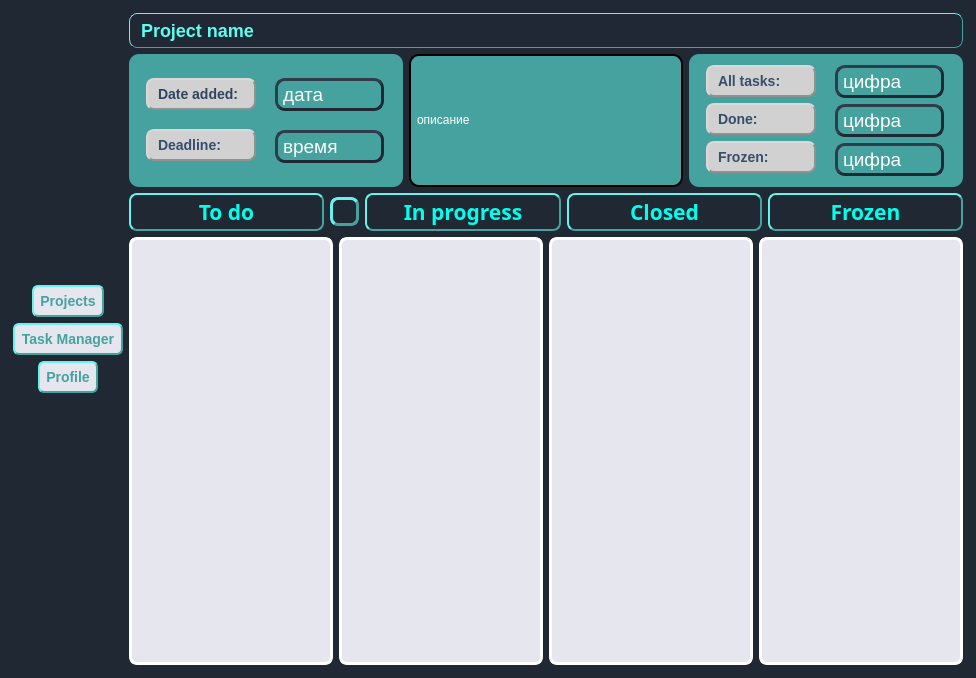
<?xml version="1.0" encoding="UTF-8"?>
<ui version="4.0">
 <class>Frame</class>
 <widget class="QFrame" name="Frame">
  <property name="enabled">
   <bool>true</bool>
  </property>
  <property name="geometry">
   <rect>
    <x>0</x>
    <y>0</y>
    <width>976</width>
    <height>678</height>
   </rect>
  </property>
  <property name="sizePolicy">
   <sizepolicy hsizetype="Expanding" vsizetype="Expanding">
    <horstretch>0</horstretch>
    <verstretch>0</verstretch>
   </sizepolicy>
  </property>
  <property name="font">
   <font>
    <family>.SF Soft Numeric</family>
    <pointsize>19</pointsize>
    <weight>75</weight>
    <italic>false</italic>
    <bold>true</bold>
   </font>
  </property>
  <property name="mouseTracking">
   <bool>false</bool>
  </property>
  <property name="windowTitle">
   <string>Frame</string>
  </property>
  <property name="autoFillBackground">
   <bool>false</bool>
  </property>
  <property name="styleSheet">
   <string notr="true">QFrame{
    border: 2px;
    border-radius: 4px;
    padding: 2px;
    background-color: #1F2833;
}</string>
  </property>
  <property name="frameShape">
   <enum>QFrame::StyledPanel</enum>
  </property>
  <property name="frameShadow">
   <enum>QFrame::Raised</enum>
  </property>
  <layout class="QHBoxLayout" name="horizontalLayout_5">
   <item>
    <layout class="QVBoxLayout" name="verticalLayout_6">
     <property name="sizeConstraint">
      <enum>QLayout::SetNoConstraint</enum>
     </property>
     <item>
      <spacer name="verticalSpacer">
       <property name="orientation">
        <enum>Qt::Vertical</enum>
       </property>
       <property name="sizeHint" stdset="0">
        <size>
         <width>20</width>
         <height>40</height>
        </size>
       </property>
      </spacer>
     </item>
     <item alignment="Qt::AlignHCenter">
      <widget class="QPushButton" name="projectsBtn">
       <property name="enabled">
        <bool>true</bool>
       </property>
       <property name="sizePolicy">
        <sizepolicy hsizetype="Fixed" vsizetype="Fixed">
         <horstretch>0</horstretch>
         <verstretch>0</verstretch>
        </sizepolicy>
       </property>
       <property name="font">
        <font>
         <pointsize>-1</pointsize>
         <weight>75</weight>
         <italic>false</italic>
         <bold>true</bold>
        </font>
       </property>
       <property name="autoFillBackground">
        <bool>false</bool>
       </property>
       <property name="styleSheet">
        <string notr="true">QPushButton {
    background-color: rgb(230, 230, 238);
    border-style: outset;
    border-width: 2px;
    border-radius: 6px;
    border-color: #45A29E;
    font: bold 14px;
    min-width: 6em;
    padding: 6px;
    color: #45A29E;
}</string>
       </property>
       <property name="text">
        <string>Projects</string>
       </property>
       <property name="autoDefault">
        <bool>false</bool>
       </property>
       <property name="flat">
        <bool>false</bool>
       </property>
      </widget>
     </item>
     <item alignment="Qt::AlignHCenter">
      <widget class="QPushButton" name="taskManagerBtn">
       <property name="enabled">
        <bool>true</bool>
       </property>
       <property name="sizePolicy">
        <sizepolicy hsizetype="Fixed" vsizetype="Fixed">
         <horstretch>0</horstretch>
         <verstretch>0</verstretch>
        </sizepolicy>
       </property>
       <property name="font">
        <font>
         <pointsize>-1</pointsize>
         <weight>75</weight>
         <italic>false</italic>
         <bold>true</bold>
        </font>
       </property>
       <property name="styleSheet">
        <string notr="true">QPushButton {
    background-color: rgb(230, 230, 238);
    border-style: outset;
    border-width: 2px;
    border-radius: 6px;
    border-color: #45A29E;
    font: bold 14px;
    min-width: 6em;
    padding: 6px;
    color: #45A29E;
}</string>
       </property>
       <property name="text">
        <string>Task Manager</string>
       </property>
       <property name="checkable">
        <bool>false</bool>
       </property>
       <property name="autoRepeat">
        <bool>false</bool>
       </property>
       <property name="autoDefault">
        <bool>false</bool>
       </property>
       <property name="default">
        <bool>false</bool>
       </property>
       <property name="flat">
        <bool>false</bool>
       </property>
      </widget>
     </item>
     <item alignment="Qt::AlignHCenter">
      <widget class="QPushButton" name="profileBtn">
       <property name="enabled">
        <bool>true</bool>
       </property>
       <property name="sizePolicy">
        <sizepolicy hsizetype="Fixed" vsizetype="Fixed">
         <horstretch>0</horstretch>
         <verstretch>0</verstretch>
        </sizepolicy>
       </property>
       <property name="font">
        <font>
         <pointsize>-1</pointsize>
         <weight>75</weight>
         <italic>false</italic>
         <bold>true</bold>
        </font>
       </property>
       <property name="styleSheet">
        <string notr="true">QPushButton {
    background-color: rgb(230, 230, 238);
    border-style: outset;
    border-width: 2px;
    border-radius: 6px;
    border-color: #45A29E;
    font: bold 14px;
    min-width: 6em;
    padding: 6px;
    color: #45A29E;
}</string>
       </property>
       <property name="text">
        <string>Profile</string>
       </property>
       <property name="flat">
        <bool>false</bool>
       </property>
      </widget>
     </item>
     <item>
      <spacer name="verticalSpacer_2">
       <property name="orientation">
        <enum>Qt::Vertical</enum>
       </property>
       <property name="sizeHint" stdset="0">
        <size>
         <width>20</width>
         <height>40</height>
        </size>
       </property>
      </spacer>
     </item>
    </layout>
   </item>
   <item>
    <layout class="QVBoxLayout" name="verticalLayout_5">
     <property name="sizeConstraint">
      <enum>QLayout::SetNoConstraint</enum>
     </property>
     <item>
      <widget class="QLabel" name="project_name_title">
       <property name="sizePolicy">
        <sizepolicy hsizetype="Expanding" vsizetype="Fixed">
         <horstretch>0</horstretch>
         <verstretch>0</verstretch>
        </sizepolicy>
       </property>
       <property name="font">
        <font>
         <pointsize>-1</pointsize>
         <weight>75</weight>
         <italic>false</italic>
         <bold>true</bold>
        </font>
       </property>
       <property name="mouseTracking">
        <bool>true</bool>
       </property>
       <property name="autoFillBackground">
        <bool>false</bool>
       </property>
       <property name="styleSheet">
        <string notr="true">QLabel {
    background-color: #1F2834;
    border-style: outset;
    border-width: 1px;
    border-radius: 8px;
    border-color: #45A29E;
    font: bold 18px;
    min-width: 6em;
    padding: 6px;
  color: white;
}</string>
       </property>
       <property name="frameShape">
        <enum>QFrame::NoFrame</enum>
       </property>
       <property name="text">
        <string>&lt;html&gt;&lt;head/&gt;&lt;body&gt;&lt;p&gt;&lt;span style=&quot; color:#5affef;&quot;&gt;Project name&lt;/span&gt;&lt;/p&gt;&lt;/body&gt;&lt;/html&gt;</string>
       </property>
       <property name="textFormat">
        <enum>Qt::AutoText</enum>
       </property>
       <property name="scaledContents">
        <bool>false</bool>
       </property>
       <property name="wordWrap">
        <bool>false</bool>
       </property>
      </widget>
     </item>
     <item>
      <layout class="QGridLayout" name="gridLayout">
       <property name="sizeConstraint">
        <enum>QLayout::SetNoConstraint</enum>
       </property>
       <item row="0" column="2">
        <widget class="QFrame" name="tasks_info">
         <property name="styleSheet">
          <string notr="true">QFrame{
    border: 2px #6F6F6F;
    border-radius: 10px;
    padding: 2px;
    background-color: #45A29E;
}</string>
         </property>
         <layout class="QHBoxLayout" name="horizontalLayout_2">
          <property name="sizeConstraint">
           <enum>QLayout::SetNoConstraint</enum>
          </property>
          <item>
           <layout class="QVBoxLayout" name="verticalLayout_3">
            <property name="sizeConstraint">
             <enum>QLayout::SetNoConstraint</enum>
            </property>
            <property name="leftMargin">
             <number>6</number>
            </property>
            <property name="rightMargin">
             <number>7</number>
            </property>
            <item>
             <widget class="QLabel" name="label_8">
              <property name="sizePolicy">
               <sizepolicy hsizetype="Expanding" vsizetype="Fixed">
                <horstretch>0</horstretch>
                <verstretch>0</verstretch>
               </sizepolicy>
              </property>
              <property name="font">
               <font>
                <pointsize>-1</pointsize>
                <weight>75</weight>
                <italic>false</italic>
                <bold>true</bold>
               </font>
              </property>
              <property name="styleSheet">
               <string notr="true">QLabel {
    background-color: #D1D1D1;
    border-style: outset;
    border-width: 2px;
    border-radius: 8px;
    border-color: #919191;
    font: bold 14px;
    min-width: 6em;
    padding: 6px;
    color: black;
}</string>
              </property>
              <property name="text">
               <string>&lt;html&gt;&lt;head/&gt;&lt;body&gt;&lt;p&gt;&lt;span style=&quot; color:#364d6e;&quot;&gt;All tasks:&lt;/span&gt;&lt;/p&gt;&lt;/body&gt;&lt;/html&gt;</string>
              </property>
             </widget>
            </item>
            <item>
             <widget class="QLabel" name="label_9">
              <property name="sizePolicy">
               <sizepolicy hsizetype="Expanding" vsizetype="Fixed">
                <horstretch>0</horstretch>
                <verstretch>0</verstretch>
               </sizepolicy>
              </property>
              <property name="font">
               <font>
                <pointsize>-1</pointsize>
                <weight>75</weight>
                <italic>false</italic>
                <bold>true</bold>
               </font>
              </property>
              <property name="styleSheet">
               <string notr="true">QLabel {
    background-color: #D1D1D1;
    border-style: outset;
    border-width: 2px;
    border-radius: 8px;
    border-color: #919191;
    font: bold 14px;
    min-width: 6em;
    padding: 6px;
    color: black;
}</string>
              </property>
              <property name="text">
               <string>&lt;html&gt;&lt;head/&gt;&lt;body&gt;&lt;p&gt;&lt;span style=&quot; color:#354c6c;&quot;&gt;Done:&lt;/span&gt;&lt;/p&gt;&lt;/body&gt;&lt;/html&gt;</string>
              </property>
             </widget>
            </item>
            <item>
             <widget class="QLabel" name="label_10">
              <property name="sizePolicy">
               <sizepolicy hsizetype="Expanding" vsizetype="Fixed">
                <horstretch>0</horstretch>
                <verstretch>0</verstretch>
               </sizepolicy>
              </property>
              <property name="font">
               <font>
                <pointsize>-1</pointsize>
                <weight>75</weight>
                <italic>false</italic>
                <bold>true</bold>
               </font>
              </property>
              <property name="styleSheet">
               <string notr="true">QLabel {
    background-color: #D1D1D1;
    border-style: outset;
    border-width: 2px;
    border-radius: 8px;
    border-color: #919191;
    font: bold 14px;
    min-width: 6em;
    padding: 6px;
    color: black;
}</string>
              </property>
              <property name="text">
               <string>&lt;html&gt;&lt;head/&gt;&lt;body&gt;&lt;p&gt;&lt;span style=&quot; color:#394d6d;&quot;&gt;Frozen:&lt;/span&gt;&lt;/p&gt;&lt;/body&gt;&lt;/html&gt;</string>
              </property>
             </widget>
            </item>
           </layout>
          </item>
          <item>
           <layout class="QVBoxLayout" name="verticalLayout_4">
            <property name="sizeConstraint">
             <enum>QLayout::SetNoConstraint</enum>
            </property>
            <property name="leftMargin">
             <number>6</number>
            </property>
            <property name="topMargin">
             <number>0</number>
            </property>
            <property name="rightMargin">
             <number>8</number>
            </property>
            <item>
             <widget class="QLabel" name="all_tasks_numb">
              <property name="sizePolicy">
               <sizepolicy hsizetype="Expanding" vsizetype="Fixed">
                <horstretch>0</horstretch>
                <verstretch>0</verstretch>
               </sizepolicy>
              </property>
              <property name="styleSheet">
               <string notr="true">QLabel{
    padding: 2px;
    background-color: #45A29E;
    border-style: outset;
    border-width: 3px;
    border-radius: 10px;
    border-color: #1F2833;
}</string>
              </property>
              <property name="text">
               <string>&lt;html&gt;&lt;head/&gt;&lt;body&gt;&lt;p&gt;&lt;span style=&quot; font-size:14pt; color:#ffffff;&quot;&gt;цифра&lt;/span&gt;&lt;/p&gt;&lt;/body&gt;&lt;/html&gt;</string>
              </property>
             </widget>
            </item>
            <item>
             <widget class="QLabel" name="done_tasks_numb">
              <property name="sizePolicy">
               <sizepolicy hsizetype="Expanding" vsizetype="Fixed">
                <horstretch>0</horstretch>
                <verstretch>0</verstretch>
               </sizepolicy>
              </property>
              <property name="styleSheet">
               <string notr="true">QLabel{
    padding: 2px;
    background-color: #45A29E;
    border-style: outset;
    border-width: 3px;
    border-radius: 10px;
    border-color: #1F2833;
}</string>
              </property>
              <property name="text">
               <string>&lt;html&gt;&lt;head/&gt;&lt;body&gt;&lt;p&gt;&lt;span style=&quot; font-size:14pt; color:#ffffff;&quot;&gt;цифра&lt;/span&gt;&lt;/p&gt;&lt;/body&gt;&lt;/html&gt;</string>
              </property>
             </widget>
            </item>
            <item>
             <widget class="QLabel" name="frozen_tasks_numb">
              <property name="sizePolicy">
               <sizepolicy hsizetype="Expanding" vsizetype="Fixed">
                <horstretch>0</horstretch>
                <verstretch>0</verstretch>
               </sizepolicy>
              </property>
              <property name="styleSheet">
               <string notr="true">QLabel{
    padding: 2px;
    background-color: #45A29E;
    border-style: outset;
    border-width: 3px;
    border-radius: 10px;
    border-color: #1F2833;
}</string>
              </property>
              <property name="text">
               <string>&lt;html&gt;&lt;head/&gt;&lt;body&gt;&lt;p&gt;&lt;span style=&quot; font-size:14pt; color:#ffffff;&quot;&gt;цифра&lt;/span&gt;&lt;/p&gt;&lt;/body&gt;&lt;/html&gt;</string>
              </property>
             </widget>
            </item>
           </layout>
          </item>
         </layout>
        </widget>
       </item>
       <item row="0" column="1">
        <widget class="QLabel" name="pr_description">
         <property name="sizePolicy">
          <sizepolicy hsizetype="Expanding" vsizetype="Minimum">
           <horstretch>0</horstretch>
           <verstretch>0</verstretch>
          </sizepolicy>
         </property>
         <property name="styleSheet">
          <string notr="true">QFrame{
    border-style: outset;
    border-width: 2px;
    border-radius: 10px;
    padding: 3px;
    background-color: #45A29E;
}</string>
         </property>
         <property name="text">
          <string>&lt;html&gt;&lt;head/&gt;&lt;body&gt;&lt;p&gt;&lt;span style=&quot; color:#ffffff;&quot;&gt;описание&lt;/span&gt;&lt;/p&gt;&lt;/body&gt;&lt;/html&gt;</string>
         </property>
        </widget>
       </item>
       <item row="0" column="0">
        <widget class="QFrame" name="project_info">
         <property name="font">
          <font>
           <family>.SF Soft Numeric</family>
           <pointsize>19</pointsize>
           <weight>75</weight>
           <italic>false</italic>
           <bold>true</bold>
           <underline>false</underline>
           <strikeout>false</strikeout>
           <stylestrategy>PreferDefault</stylestrategy>
           <kerning>true</kerning>
          </font>
         </property>
         <property name="contextMenuPolicy">
          <enum>Qt::NoContextMenu</enum>
         </property>
         <property name="styleSheet">
          <string notr="true">QFrame{
    border: 2px #6F6F6F;
    border-radius: 10px;
    padding: 2px;
    background-color: #45A29E;
}
</string>
         </property>
         <property name="inputMethodHints">
          <set>Qt::ImhNone</set>
         </property>
         <layout class="QHBoxLayout" name="horizontalLayout">
          <property name="sizeConstraint">
           <enum>QLayout::SetNoConstraint</enum>
          </property>
          <item>
           <layout class="QVBoxLayout" name="verticalLayout">
            <property name="sizeConstraint">
             <enum>QLayout::SetNoConstraint</enum>
            </property>
            <property name="leftMargin">
             <number>6</number>
            </property>
            <property name="rightMargin">
             <number>7</number>
            </property>
            <item>
             <widget class="QLabel" name="label">
              <property name="sizePolicy">
               <sizepolicy hsizetype="Expanding" vsizetype="Fixed">
                <horstretch>0</horstretch>
                <verstretch>0</verstretch>
               </sizepolicy>
              </property>
              <property name="font">
               <font>
                <pointsize>-1</pointsize>
                <weight>75</weight>
                <italic>false</italic>
                <bold>true</bold>
               </font>
              </property>
              <property name="styleSheet">
               <string notr="true">QLabel {
    background-color: #D1D1D1;
    border-style: outset;
    border-width: 2px;
    border-radius: 8px;
    border-color: #919191;
    font: bold 14px;
    min-width: 6em;
    padding: 6px;
    color: black;
}</string>
              </property>
              <property name="text">
               <string>&lt;html&gt;&lt;head/&gt;&lt;body&gt;&lt;p&gt;&lt;span style=&quot; color:#304462;&quot;&gt;Date added:&lt;/span&gt;&lt;/p&gt;&lt;/body&gt;&lt;/html&gt;</string>
              </property>
             </widget>
            </item>
            <item>
             <widget class="QLabel" name="label_2">
              <property name="sizePolicy">
               <sizepolicy hsizetype="Expanding" vsizetype="Fixed">
                <horstretch>0</horstretch>
                <verstretch>0</verstretch>
               </sizepolicy>
              </property>
              <property name="font">
               <font>
                <pointsize>-1</pointsize>
                <weight>75</weight>
                <italic>false</italic>
                <bold>true</bold>
               </font>
              </property>
              <property name="styleSheet">
               <string notr="true">QLabel {
    background-color: #D1D1D1;
    border-style: outset;
    border-width: 2px;
    border-radius: 8px;
    border-color: #919191;
    font: bold 14px;
    min-width: 6em;
    padding: 6px;
    color: black;
}</string>
              </property>
              <property name="text">
               <string>&lt;html&gt;&lt;head/&gt;&lt;body&gt;&lt;p&gt;&lt;span style=&quot; color:#364d6f;&quot;&gt;Deadline:&lt;/span&gt;&lt;/p&gt;&lt;/body&gt;&lt;/html&gt;</string>
              </property>
             </widget>
            </item>
           </layout>
          </item>
          <item>
           <layout class="QVBoxLayout" name="verticalLayout_2">
            <property name="sizeConstraint">
             <enum>QLayout::SetNoConstraint</enum>
            </property>
            <property name="leftMargin">
             <number>6</number>
            </property>
            <property name="topMargin">
             <number>0</number>
            </property>
            <property name="rightMargin">
             <number>8</number>
            </property>
            <item>
             <widget class="QLabel" name="pr_date_added">
              <property name="sizePolicy">
               <sizepolicy hsizetype="Expanding" vsizetype="Fixed">
                <horstretch>0</horstretch>
                <verstretch>0</verstretch>
               </sizepolicy>
              </property>
              <property name="styleSheet">
               <string notr="true">QLabel{
    padding: 2px;
    background-color: #45A29E;
    border-style: outset;
    border-width: 3px;
    border-radius: 10px;
    border-color: #1F2833;
}</string>
              </property>
              <property name="text">
               <string>&lt;html&gt;&lt;head/&gt;&lt;body&gt;&lt;p&gt;&lt;span style=&quot; font-size:14pt; color:#ffffff;&quot;&gt;дата&lt;/span&gt;&lt;/p&gt;&lt;/body&gt;&lt;/html&gt;</string>
              </property>
             </widget>
            </item>
            <item>
             <widget class="QLabel" name="pr_deadline">
              <property name="sizePolicy">
               <sizepolicy hsizetype="Expanding" vsizetype="Fixed">
                <horstretch>0</horstretch>
                <verstretch>0</verstretch>
               </sizepolicy>
              </property>
              <property name="styleSheet">
               <string notr="true">QLabel{
    padding: 2px;
    background-color: #45A29E;
    border-style: outset;
    border-width: 3px;
    border-radius: 10px;
    border-color: #1F2833;
}</string>
              </property>
              <property name="text">
               <string>&lt;html&gt;&lt;head/&gt;&lt;body&gt;&lt;p&gt;&lt;span style=&quot; font-size:14pt; color:#ffffff;&quot;&gt;время&lt;/span&gt;&lt;/p&gt;&lt;/body&gt;&lt;/html&gt;</string>
              </property>
             </widget>
            </item>
           </layout>
          </item>
         </layout>
        </widget>
       </item>
      </layout>
     </item>
     <item>
      <layout class="QHBoxLayout" name="horizontalLayout_3">
       <property name="sizeConstraint">
        <enum>QLayout::SetNoConstraint</enum>
       </property>
       <item>
        <widget class="QLabel" name="label_4">
         <property name="sizePolicy">
          <sizepolicy hsizetype="Expanding" vsizetype="Fixed">
           <horstretch>0</horstretch>
           <verstretch>0</verstretch>
          </sizepolicy>
         </property>
         <property name="font">
          <font>
           <family>Impact</family>
           <pointsize>16</pointsize>
           <weight>75</weight>
           <italic>false</italic>
           <bold>true</bold>
          </font>
         </property>
         <property name="styleSheet">
          <string notr="true">QLabel{
    padding: 2px;
    background-color: #1F2833;
    border-style: outset;
    border-width: 2px;
    border-radius: 8px;
    border-color: #45A29E;
}</string>
         </property>
         <property name="text">
          <string>&lt;html&gt;&lt;head/&gt;&lt;body&gt;&lt;p&gt;&lt;span style=&quot; color:#00ffec;&quot;&gt;To do&lt;/span&gt;&lt;/p&gt;&lt;/body&gt;&lt;/html&gt;</string>
         </property>
         <property name="alignment">
          <set>Qt::AlignCenter</set>
         </property>
        </widget>
       </item>
       <item>
        <widget class="QToolButton" name="addTask">
         <property name="styleSheet">
          <string notr="true">QToolButton{
    border-radius: 4px;
    border-style: outset;
    border-width: 3px;
    border-radius: 8px;
    border-color: #45A29E;
    padding: 2px;
    background-color: #1F2833;
}
</string>
         </property>
         <property name="text">
          <string/>
         </property>
         <property name="icon">
          <iconset>
           <normaloff>../../../resourses.qrc/plus.png</normaloff>../../../resourses.qrc/plus.png</iconset>
         </property>
        </widget>
       </item>
       <item>
        <widget class="QLabel" name="label_5">
         <property name="sizePolicy">
          <sizepolicy hsizetype="Expanding" vsizetype="Fixed">
           <horstretch>0</horstretch>
           <verstretch>0</verstretch>
          </sizepolicy>
         </property>
         <property name="font">
          <font>
           <family>Impact</family>
           <pointsize>16</pointsize>
           <weight>75</weight>
           <italic>false</italic>
           <bold>true</bold>
          </font>
         </property>
         <property name="styleSheet">
          <string notr="true">QLabel{
    padding: 2px;
    background-color: #1F2833;
    border-style: outset;
    border-width: 2px;
    border-radius: 8px;
    border-color: #45A29E;
}</string>
         </property>
         <property name="text">
          <string>&lt;html&gt;&lt;head/&gt;&lt;body&gt;&lt;p&gt;&lt;span style=&quot; color:#00ffed;&quot;&gt;In progress&lt;/span&gt;&lt;/p&gt;&lt;/body&gt;&lt;/html&gt;</string>
         </property>
         <property name="alignment">
          <set>Qt::AlignCenter</set>
         </property>
        </widget>
       </item>
       <item>
        <widget class="QLabel" name="label_6">
         <property name="sizePolicy">
          <sizepolicy hsizetype="Expanding" vsizetype="Fixed">
           <horstretch>0</horstretch>
           <verstretch>0</verstretch>
          </sizepolicy>
         </property>
         <property name="font">
          <font>
           <family>Impact</family>
           <pointsize>16</pointsize>
           <weight>75</weight>
           <italic>false</italic>
           <bold>true</bold>
          </font>
         </property>
         <property name="styleSheet">
          <string notr="true">QLabel{
    padding: 2px;
    background-color: #1F2833;
    border-style: outset;
    border-width: 2px;
    border-radius: 8px;
    border-color: #45A29E;
}</string>
         </property>
         <property name="text">
          <string>&lt;html&gt;&lt;head/&gt;&lt;body&gt;&lt;p&gt;&lt;span style=&quot; color:#00ffec;&quot;&gt;Closed&lt;/span&gt;&lt;/p&gt;&lt;/body&gt;&lt;/html&gt;</string>
         </property>
         <property name="alignment">
          <set>Qt::AlignCenter</set>
         </property>
        </widget>
       </item>
       <item>
        <widget class="QLabel" name="label_7">
         <property name="sizePolicy">
          <sizepolicy hsizetype="Expanding" vsizetype="Fixed">
           <horstretch>0</horstretch>
           <verstretch>0</verstretch>
          </sizepolicy>
         </property>
         <property name="font">
          <font>
           <family>Impact</family>
           <pointsize>16</pointsize>
           <weight>75</weight>
           <italic>false</italic>
           <bold>true</bold>
          </font>
         </property>
         <property name="styleSheet">
          <string notr="true">QLabel{
    padding: 2px;
    background-color: #1F2833;
    border-style: outset;
    border-width: 2px;
    border-radius: 8px;
    border-color: #45A29E;
}</string>
         </property>
         <property name="text">
          <string>&lt;html&gt;&lt;head/&gt;&lt;body&gt;&lt;p&gt;&lt;span style=&quot; color:#00ffec;&quot;&gt;Frozen&lt;/span&gt;&lt;/p&gt;&lt;/body&gt;&lt;/html&gt;</string>
         </property>
         <property name="alignment">
          <set>Qt::AlignCenter</set>
         </property>
        </widget>
       </item>
      </layout>
     </item>
     <item>
      <layout class="QHBoxLayout" name="horizontalLayout_4">
       <item>
        <widget class="QLabel" name="label_14">
         <property name="sizePolicy">
          <sizepolicy hsizetype="Expanding" vsizetype="Expanding">
           <horstretch>0</horstretch>
           <verstretch>0</verstretch>
          </sizepolicy>
         </property>
         <property name="styleSheet">
          <string notr="true">QLabel{
    border-radius: 4px;
    border-style: outset;
    border-width: 3px;
    border-radius: 8px;
    border-color: white;
    padding: 2px;
    background-color: rgb(230, 230, 238);
}
</string>
         </property>
         <property name="text">
          <string/>
         </property>
        </widget>
       </item>
       <item>
        <widget class="QLabel" name="label_13">
         <property name="sizePolicy">
          <sizepolicy hsizetype="Expanding" vsizetype="Expanding">
           <horstretch>0</horstretch>
           <verstretch>0</verstretch>
          </sizepolicy>
         </property>
         <property name="styleSheet">
          <string notr="true">QLabel{
    border-radius: 4px;
    border-style: outset;
    border-width: 3px;
    border-radius: 8px;
    border-color: white;
    padding: 2px;
    background-color: rgb(230, 230, 238);
}</string>
         </property>
         <property name="text">
          <string/>
         </property>
        </widget>
       </item>
       <item>
        <widget class="QLabel" name="label_12">
         <property name="sizePolicy">
          <sizepolicy hsizetype="Expanding" vsizetype="Expanding">
           <horstretch>0</horstretch>
           <verstretch>0</verstretch>
          </sizepolicy>
         </property>
         <property name="styleSheet">
          <string notr="true">QLabel{
    border-radius: 4px;
    border-style: outset;
    border-width: 3px;
    border-radius: 8px;
    border-color: white;
    padding: 2px;
    background-color: rgb(230, 230, 238);
}</string>
         </property>
         <property name="text">
          <string/>
         </property>
        </widget>
       </item>
       <item>
        <widget class="QLabel" name="label_11">
         <property name="sizePolicy">
          <sizepolicy hsizetype="Expanding" vsizetype="Expanding">
           <horstretch>0</horstretch>
           <verstretch>0</verstretch>
          </sizepolicy>
         </property>
         <property name="styleSheet">
          <string notr="true">QLabel{
    border-radius: 4px;
    border-style: outset;
    border-width: 3px;
    border-radius: 8px;
    border-color: white;
    padding: 2px;
    background-color: rgb(230, 230, 238);
}</string>
         </property>
         <property name="text">
          <string/>
         </property>
        </widget>
       </item>
      </layout>
     </item>
    </layout>
   </item>
  </layout>
 </widget>
 <resources/>
 <connections/>
</ui>
